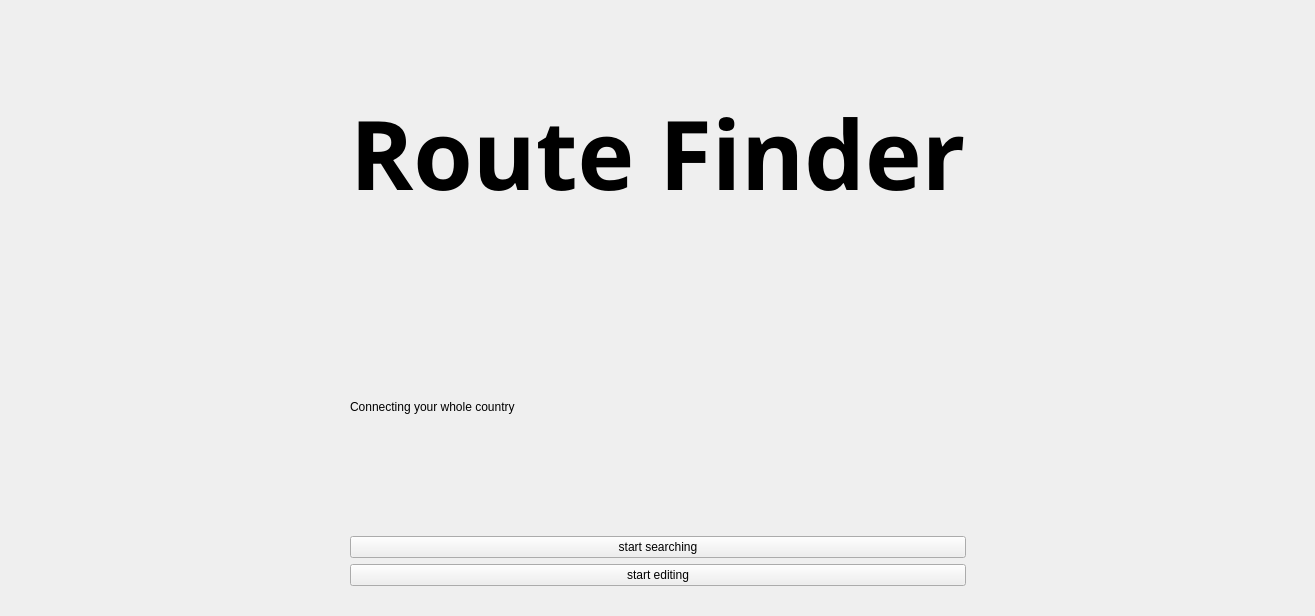
<?xml version="1.0" encoding="UTF-8"?>
<ui version="4.0">
 <class>welcome</class>
 <widget class="QWidget" name="welcome">
  <property name="geometry">
   <rect>
    <x>0</x>
    <y>0</y>
    <width>1315</width>
    <height>616</height>
   </rect>
  </property>
  <property name="windowTitle">
   <string>Form</string>
  </property>
  <layout class="QGridLayout" name="gridLayout">
   <property name="leftMargin">
    <number>0</number>
   </property>
   <property name="topMargin">
    <number>0</number>
   </property>
   <property name="rightMargin">
    <number>0</number>
   </property>
   <property name="bottomMargin">
    <number>0</number>
   </property>
   <item row="0" column="0">
    <widget class="QWidget" name="widget" native="true">
     <layout class="QGridLayout" name="gridLayout_2">
      <property name="leftMargin">
       <number>30</number>
      </property>
      <property name="topMargin">
       <number>30</number>
      </property>
      <property name="rightMargin">
       <number>30</number>
      </property>
      <property name="bottomMargin">
       <number>30</number>
      </property>
      <item row="3" column="1">
       <widget class="QPushButton" name="pushButton_2">
        <property name="text">
         <string>start editing</string>
        </property>
       </widget>
      </item>
      <item row="3" column="2">
       <spacer name="horizontalSpacer_2">
        <property name="orientation">
         <enum>Qt::Horizontal</enum>
        </property>
        <property name="sizeHint" stdset="0">
         <size>
          <width>40</width>
          <height>20</height>
         </size>
        </property>
       </spacer>
      </item>
      <item row="0" column="1">
       <widget class="QLabel" name="label_2">
        <property name="font">
         <font>
          <family>Sitka Heading Semibold</family>
          <pointsize>72</pointsize>
          <bold>true</bold>
         </font>
        </property>
        <property name="styleSheet">
         <string notr="true">rgb(255, 255, 255)</string>
        </property>
        <property name="text">
         <string>&lt;html&gt;&lt;head/&gt;&lt;body&gt;&lt;p&gt;&lt;span style=&quot; font-size:72pt;&quot;&gt;Route Finder&lt;/span&gt;&lt;/p&gt;&lt;/body&gt;&lt;/html&gt;</string>
        </property>
       </widget>
      </item>
      <item row="3" column="0">
       <spacer name="horizontalSpacer">
        <property name="orientation">
         <enum>Qt::Horizontal</enum>
        </property>
        <property name="sizeHint" stdset="0">
         <size>
          <width>40</width>
          <height>20</height>
         </size>
        </property>
       </spacer>
      </item>
      <item row="1" column="1">
       <widget class="QLabel" name="label">
        <property name="text">
         <string>Connecting your whole country</string>
        </property>
       </widget>
      </item>
      <item row="2" column="1">
       <widget class="QPushButton" name="pushButton">
        <property name="text">
         <string>start searching</string>
        </property>
       </widget>
      </item>
     </layout>
    </widget>
   </item>
  </layout>
 </widget>
 <resources/>
 <connections/>
</ui>
